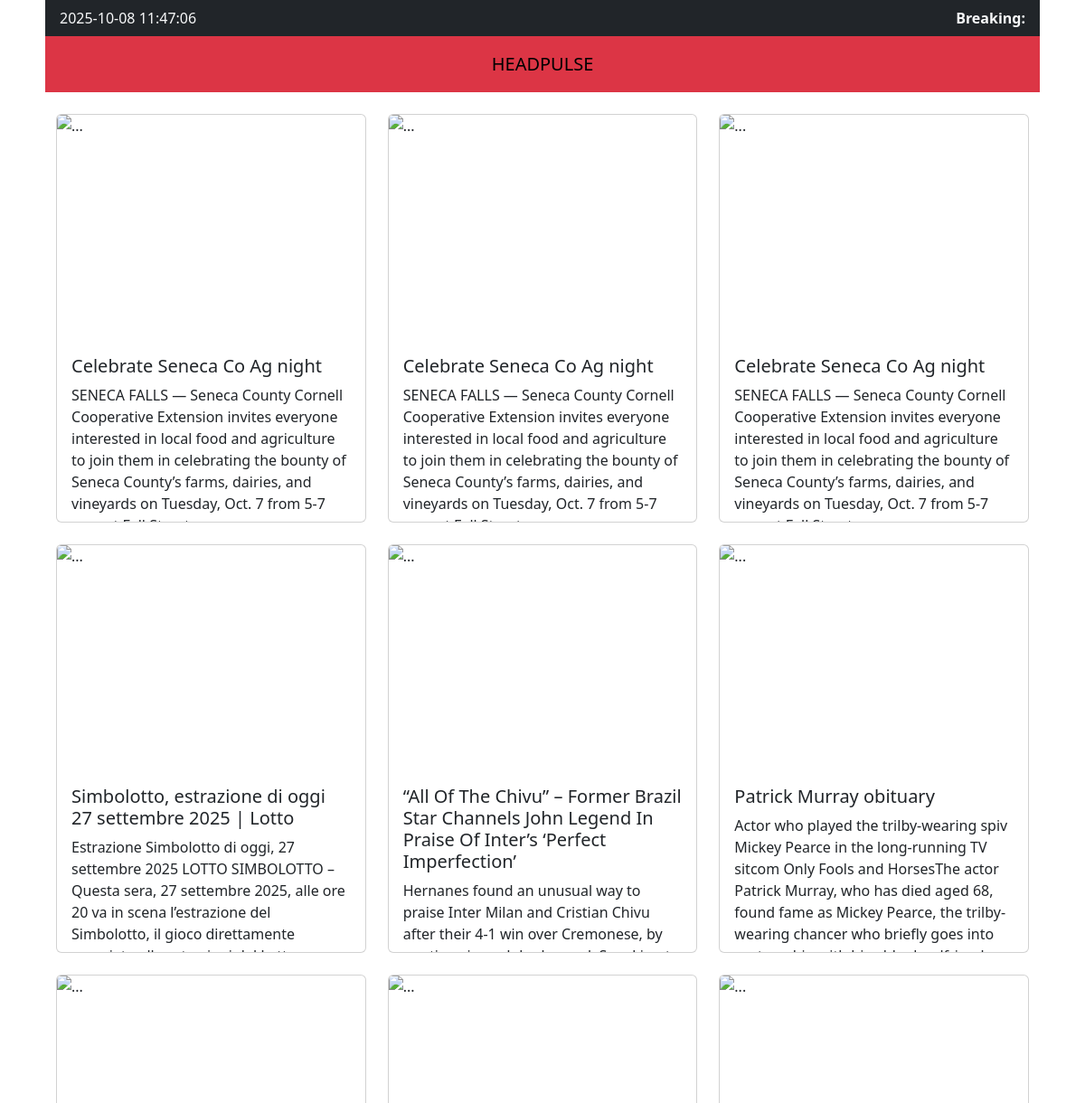
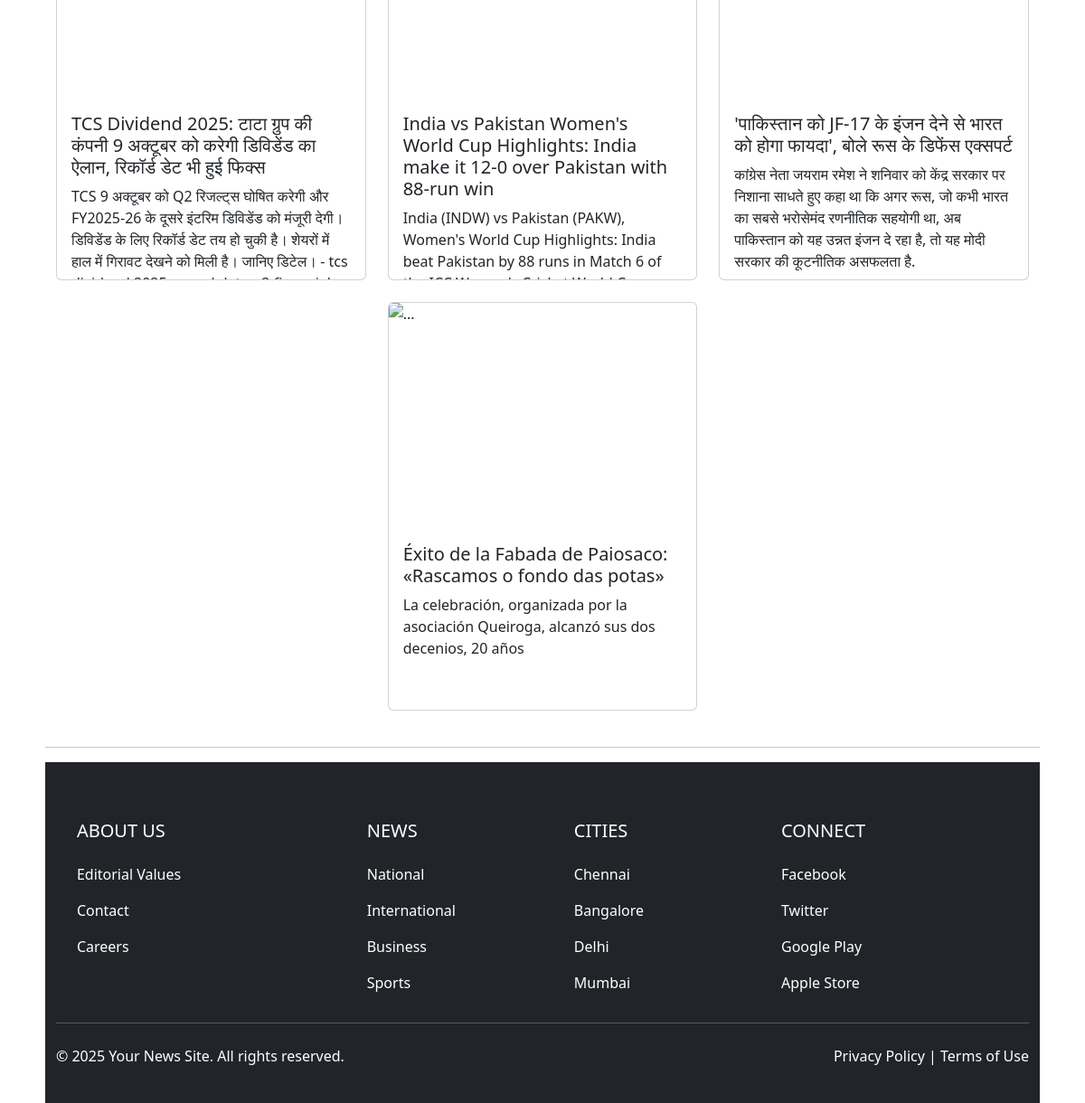
Screenshot of /bookmark/ with the database file from the repository (2 pictures, top to bottom).
### appmain/models.py (models this page shows)
class bookmark(models.Model):
    image_url=models.URLField(blank=False,null=False)
    url=models.URLField(blank=False,null=False)
    title=models.CharField(max_length=100,default="")
    description=models.CharField(max_length=255,default="")
    created_at=models.DateTimeField(auto_now_add=True)
    def __str__(self):
        return self.title

### appmain/views.py (the view, shortened to what this page needs)
# urls.py: path('bookmark/',views.bookmarks,name="bookmark"),
def bookmarks(request):
    articles=bookmark.objects.all().order_by('created_at')
    print(articles)
    return render(request,'menus/bookmark.html',
    {
        'current_time':current_time,
        'articles':articles,
        'breaking':breaking
    })

### templates/menus/bookmark.html (shortened to what this page needs)
<!DOCTYPE html>
<html lang="en">
{% load static %}
<head>
    <link href="https://cdn.jsdelivr.net/npm/bootstrap@5.3.7/dist/css/bootstrap.min.css" rel="stylesheet"
>
</head>
<body>
<div class="bg-dark text-light px-3 py-2 d-flex justify-content-between align-items-center">
  <div> {{ current_time }}</div>
  <marquee behavior="scroll" direction="left" scrollamount="6">
    <strong>Breaking:</strong>
  </marquee>
</div>
<nav class="navbar navbar-expand bg-danger py-3">
  <div class="container-fluid d-flex justify-content-center">
    <P class="navbar-brand m-0 p-0">HEADPULSE</p>
  </div>
</nav>
<div class="container mt-4">
  <div class="row justify-content-center">
    {% for article in articles %}
    <div class="col-lg-4 col-md-6 col-sm-12 mb-4">
      <div class="card" style="width: 100%; overflow: hidden;">
        <div class="image-overlay-container">
        </div>
        <div class="card-body">
          <h5 class="card-title">{{ article.title }}</h5>
          <p class="card-text">{{ article.description }}</p>
        </div>
      </div>
    </div>
    {% endfor %}
  </div>
</div>
<hr>
<footer class="bg-dark text-white pt-5 pb-4">
  <div class="container text-md-left">
    <div class="row">
      <div class="col-md-3 col-lg-3 col-xl-3 mx-auto mt-3">
        <h5 class="text-uppercase mb-4 font-weight-bold">About Us</h5>
        <p><a href="#" class="text-white text-decoration-none">Editorial Values</a></p>
        <p><a href="#" class="text-white text-decoration-none">Contact</a></p>
        <p><a href="#" class="text-white text-decoration-none">Careers</a></p>
      </div>
      <div class="col-md-2 col-lg-2 col-xl-2 mx-auto mt-3">
        <h5 class="text-uppercase mb-4 font-weight-bold">News</h5>
        <p><a href="#" class="text-white text-decoration-none">National</a></p>
        <p><a href="#" class="text-white text-decoration-none">International</a></p>
        <p><a href="#" class="text-white text-decoration-none">Business</a></p>
        <p><a href="#" class="text-white text-decoration-none">Sports</a></p>
      </div>
      <div class="col-md-3 col-lg-2 col-xl-2 mx-auto mt-3">
        <h5 class="text-uppercase mb-4 font-weight-bold">Cities</h5>
        <p><a href="#" class="text-white text-decoration-none">Chennai</a></p>
        <p><a href="#" class="text-white text-decoration-none">Bangalore</a></p>
        <p><a href="#" class="text-white text-decoration-none">Delhi</a></p>
        <p><a href="#" class="text-white text-decoration-none">Mumbai</a></p>
      </div>
      <div class="col-md-4 col-lg-3 col-xl-3 mx-auto mt-3">
        <h5 class="text-uppercase mb-4 font-weight-bold">Connect</h5>
        <p><a href="#" class="text-white text-decoration-none">Facebook</a></p>
        <p><a href="#" class="text-white text-decoration-none">Twitter</a></p>
        <p><a href="#" class="text-white text-decoration-none">Google Play</a></p>
        <p><a href="#" class="text-white text-decoration-none">Apple Store</a></p>
      </div>
    </div>
    <hr class="mb-4">
    <div class="row align-items-center">
      <div class="col-md-7 col-lg-8">
        <p>© 2025 Your News Site. All rights reserved.</p>
      </div>
      <div class="col-md-5 col-lg-4">
        <p class="text-end"><a href="#" class="text-white text-decoration-none">Privacy Policy</a> | <a href="#" class="text-white text-decoration-none">Terms of Use</a></p>
      </div>
    </div>
  </div>
</footer>
</body>
</html>

### templates/menus/bookmark.html (style rules this page uses)
body { margin-right: 50px; margin-left:50px; }
.image-overlay-container { position: relative; overflow: hidden; }
.card-body { height: 200px; }

### rows the page displays
bookmark: title "Celebrate Seneca Co Ag night", description "SENECA FALLS — Seneca County Cornell Cooperative Extension invites everyone interested in local food and agriculture to join them in celebrating the bounty of Seneca County’s farms, dairies, and vineyards on Tuesday, Oct. 7 from 5-7…"
bookmark: title "Celebrate Seneca Co Ag night", description "SENECA FALLS — Seneca County Cornell Cooperative Extension invites everyone interested in local food and agriculture to join them in celebrating the bounty of Seneca County’s farms, dairies, and vineyards on Tuesday, Oct. 7 from 5-7…"
bookmark: title "Celebrate Seneca Co Ag night", description "SENECA FALLS — Seneca County Cornell Cooperative Extension invites everyone interested in local food and agriculture to join them in celebrating the bounty of Seneca County’s farms, dairies, and vineyards on Tuesday, Oct. 7 from 5-7…"
bookmark: title "Simbolotto, estrazione di oggi 27 settembre 2025 | Lotto", description "Estrazione Simbolotto di oggi, 27 settembre 2025 LOTTO SIMBOLOTTO – Questa sera, 27 settembre 2025, alle ore 20 va in scena l’estrazione del Simbolotto, il gioco direttamente…"
bookmark: title "“All Of The Chivu” – Former Brazil Star Channels John Legend In Praise Of Inter’s ‘Perfect Imperfection’", description "Hernanes found an unusual way to praise Inter Milan and Cristian Chivu after their 4-1 win over Cremonese, by…"
bookmark: title "Patrick Murray obituary", description "Actor who played the trilby-wearing spiv Mickey Pearce in the long-running TV sitcom Only Fools and HorsesThe actor Patrick Murray, who has died aged 68, found fame as Mickey Pearce, the trilby-wearing chancer who briefly goes into…"
bookmark: title "TCS Dividend 2025: टाटा ग्रुप की कंपनी 9 अक्टूबर को करेगी डिविडेंड का ऐलान, रिकॉर्ड डेट भी हुई फिक्स", description "TCS 9 अक्टूबर को Q2 रिजल्ट्स घोषित करेगी और FY2025-26 के दूसरे इंटरिम डिविडेंड को मंजूरी देगी। डिविडेंड के लिए रिकॉर्ड डेट तय हो चुकी है। शेयरों में हाल में गिरावट देखने को मिली है। जानिए डिटेल। - tcs…"
bookmark: title "India vs Pakistan Women's World Cup Highlights: India make it 12-0 over Pakistan with 88-run win", description "India (INDW) vs Pakistan (PAKW), Women's World Cup Highlights: India beat Pakistan by 88 runs in Match 6 of…"
bookmark: title "'पाकिस्तान को JF-17 के इंजन देने से भारत को होगा फायदा', बोले रूस के डिफेंस एक्सपर्ट", description "कांग्रेस नेता जयराम रमेश ने शनिवार को केंद्र सरकार पर निशाना साधते हुए कहा था कि अगर रूस, जो कभी भारत का सबसे भरोसेमंद रणनीतिक सहयोगी था, अब पाकिस्तान को यह उन्नत इंजन दे रहा है, तो यह मोदी सरकार की कूटनीतिक असफलता है."
bookmark: title "Éxito de la Fabada de Paiosaco: «Rascamos o fondo das potas»", description "La celebración, organizada por la asociación Queiroga, alcanzó sus dos decenios, 20 años"

### other values shown
{{ current_time }} "2025-10-08 11:47:06"
